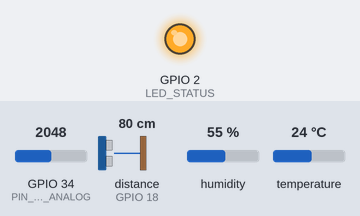
A sketch run on a simulated ESP32. On the bench: output pins drawn as LEDs (lit = HIGH). The test bench sets the inputs (shaded band); at power-on: distance to the obstacle (sensor on GPIO 18) 80 cm, GPIO 34 (PIN_MQ135_ANALOG) = 2048, humidity 55 %, temperature 24 °C. The echo pulse lasts 58.3 µs per cm; WiFi joins after 1.5 s; servers stay silent unless stated; uploads are accepted with an empty reply; not simulated (calls return 0 or success): secrets.h; pins used as bus, display or sensor lines are not drawn; what the sketch prints to the serial monitor is not drawn.

Above: at 3.7 s.
3.8 s: distance to the obstacle (sensor on GPIO 18) set to 2 cm
At 15.27 s:
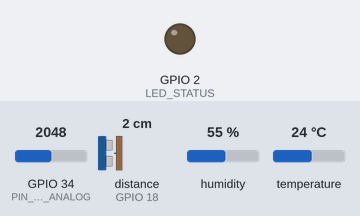
41.2 s: GPIO 34 (PIN_MQ135_ANALOG) set to 122
59.9 s: distance to the obstacle (sensor on GPIO 18) set to 9 cm
Timing chart, 0 to 76.8 s (numbered marks = the images above; inputs shaded):
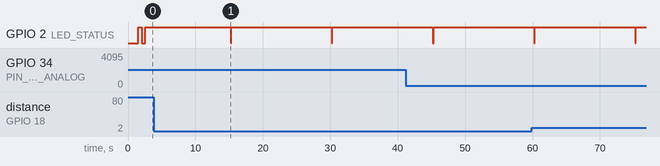

The sketch:

esp32_firmware.ino
```cpp
/*
 * ==============================================================================
 * PulseCity AI — Edge IoT Sensor Node Firmware (ESP32 / ESP8266)
 * Official Microcontroller Code for Tech Hub Africa Hackathon 2026
 *
 * Hardware Target: ESP32 DevKit v1 ($4.50 USD)
 * Supported Sensors:
 *   - MQ-135 (Air Quality / Hazardous Gas / Smoke) -> Pin GPIO 34 (ADC)
 *   - HC-SR04 (Ultrasonic Drain / Waste Bin Level) -> Trig: 5, Echo: 18
 *   - DHT22 (Temperature & Humidity for Grid Transformers) -> Pin GPIO 4
 *
 * Transmits real-time encrypted telemetry via HTTPS POST to:
 * https://pulsecity-ai.vercel.app/api/v1/telemetry/ingest
 * ==============================================================================
 */

#include <WiFi.h>
#include <WiFiClientSecure.h>
#include <HTTPClient.h>
#include <DHT.h>
#include "secrets.h" // SENSOR_TOKEN (copy secrets.h.example -> secrets.h; not committed)

// --- Network Configuration ---
const char* WIFI_SSID     = "YOUR_WIFI_SSID";
const char* WIFI_PASSWORD = "YOUR_WIFI_PASSWORD";

// --- PulseCity AI Cloud Endpoint ---
// For local testbed, use your local gateway IP (e.g., http://192.168.1.100:5173/api/v1/telemetry/ingest)
// For production, use the secured cloud ingestion gateway:
const char* API_ENDPOINT  = "https://pulsecity-ai.vercel.app/api/v1/telemetry/ingest";
const char* NODE_ID       = "ECO-01"; // "ECO-01" (Flood/Air), "TR-01" (Traffic), or "EN-01" (Grid)

// --- TLS trust anchors (public root certificates, not secrets) ---
// *.vercel.app is currently issued by Google Trust Services (WR1 -> GTS Root R1);
// ISRG Root X1 (Let's Encrypt) is kept as a fallback if the issuer changes.
static const char root_ca[] =
"-----BEGIN CERTIFICATE-----\n"
"MIIFVzCCAz+gAwIBAgINAgPlk28xsBNJiGuiFzANBgkqhkiG9w0BAQwFADBHMQsw\n"
"CQYDVQQGEwJVUzEiMCAGA1UEChMZR29vZ2xlIFRydXN0IFNlcnZpY2VzIExMQzEU\n"
"MBIGA1UEAxMLR1RTIFJvb3QgUjEwHhcNMTYwNjIyMDAwMDAwWhcNMzYwNjIyMDAw\n"
"MDAwWjBHMQswCQYDVQQGEwJVUzEiMCAGA1UEChMZR29vZ2xlIFRydXN0IFNlcnZp\n"
"Y2VzIExMQzEUMBIGA1UEAxMLR1RTIFJvb3QgUjEwggIiMA0GCSqGSIb3DQEBAQUA\n"
"A4ICDwAwggIKAoICAQC2EQKLHuOhd5s73L+UPreVp0A8of2C+X0yBoJx9vaMf/vo\n"
"27xqLpeXo4xL+Sv2sfnOhB2x+cWX3u+58qPpvBKJXqeqUqv4IyfLpLGcY9vXmX7w\n"
"Cl7raKb0xlpHDU0QM+NOsROjyBhsS+z8CZDfnWQpJSMHobTSPS5g4M/SCYe7zUjw\n"
"TcLCeoiKu7rPWRnWr4+wB7CeMfGCwcDfLqZtbBkOtdh+JhpFAz2weaSUKK0Pfybl\n"
"qAj+lug8aJRT7oM6iCsVlgmy4HqMLnXWnOunVmSPlk9orj2XwoSPwLxAwAtcvfaH\n"
"szVsrBhQf4TgTM2S0yDpM7xSma8ytSmzJSq0SPly4cpk9+aCEI3oncKKiPo4Zor8\n"
"Y/kB+Xj9e1x3+naH+uzfsQ55lVe0vSbv1gHR6xYKu44LtcXFilWr06zqkUspzBmk\n"
"MiVOKvFlRNACzqrOSbTqn3yDsEB750Orp2yjj32JgfpMpf/VjsPOS+C12LOORc92\n"
"wO1AK/1TD7Cn1TsNsYqiA94xrcx36m97PtbfkSIS5r762DL8EGMUUXLeXdYWk70p\n"
"aDPvOmbsB4om3xPXV2V4J95eSRQAogB/mqghtqmxlbCluQ0WEdrHbEg8QOB+DVrN\n"
"VjzRlwW5y0vtOUucxD/SVRNuJLDWcfr0wbrM7Rv1/oFB2ACYPTrIrnqYNxgFlQID\n"
"AQABo0IwQDAOBgNVHQ8BAf8EBAMCAYYwDwYDVR0TAQH/BAUwAwEB/zAdBgNVHQ4E\n"
"FgQU5K8rJnEaK0gnhS9SZizv8IkTcT4wDQYJKoZIhvcNAQEMBQADggIBAJ+qQibb\n"
"C5u+/x6Wki4+omVKapi6Ist9wTrYggoGxval3sBOh2Z5ofmmWJyq+bXmYOfg6LEe\n"
"QkEzCzc9zolwFcq1JKjPa7XSQCGYzyI0zzvFIoTgxQ6KfF2I5DUkzps+GlQebtuy\n"
"h6f88/qBVRRiClmpIgUxPoLW7ttXNLwzldMXG+gnoot7TiYaelpkttGsN/H9oPM4\n"
"7HLwEXWdyzRSjeZ2axfG34arJ45JK3VmgRAhpuo+9K4l/3wV3s6MJT/KYnAK9y8J\n"
"ZgfIPxz88NtFMN9iiMG1D53Dn0reWVlHxYciNuaCp+0KueIHoI17eko8cdLiA6Ef\n"
"MgfdG+RCzgwARWGAtQsgWSl4vflVy2PFPEz0tv/bal8xa5meLMFrUKTX5hgUvYU/\n"
"Z6tGn6D/Qqc6f1zLXbBwHSs09dR2CQzreExZBfMzQsNhFRAbd03OIozUhfJFfbdT\n"
"6u9AWpQKXCBfTkBdYiJ23//OYb2MI3jSNwLgjt7RETeJ9r/tSQdirpLsQBqvFAnZ\n"
"0E6yove+7u7Y/9waLd64NnHi/Hm3lCXRSHNboTXns5lndcEZOitHTtNCjv0xyBZm\n"
"2tIMPNuzjsmhDYAPexZ3FL//2wmUspO8IFgV6dtxQ/PeEMMA3KgqlbbC1j+Qa3bb\n"
"bP6MvPJwNQzcmRk13NfIRmPVNnGuV/u3gm3c\n"
"-----END CERTIFICATE-----\n"
"-----BEGIN CERTIFICATE-----\n"
"MIIFazCCA1OgAwIBAgIRAIIQz7DSQONZRGPgu2OCiwAwDQYJKoZIhvcNAQELBQAw\n"
"TzELMAkGA1UEBhMCVVMxKTAnBgNVBAoTIEludGVybmV0IFNlY3VyaXR5IFJlc2Vh\n"
"cmNoIEdyb3VwMRUwEwYDVQQDEwxJU1JHIFJvb3QgWDEwHhcNMTUwNjA0MTEwNDM4\n"
"WhcNMzUwNjA0MTEwNDM4WjBPMQswCQYDVQQGEwJVUzEpMCcGA1UEChMgSW50ZXJu\n"
"ZXQgU2VjdXJpdHkgUmVzZWFyY2ggR3JvdXAxFTATBgNVBAMTDElTUkcgUm9vdCBY\n"
"MTCCAiIwDQYJKoZIhvcNAQEBBQADggIPADCCAgoCggIBAK3oJHP0FDfzm54rVygc\n"
"h77ct984kIxuPOZXoHj3dcKi/vVqbvYATyjb3miGbESTtrFj/RQSa78f0uoxmyF+\n"
"0TM8ukj13Xnfs7j/EvEhmkvBioZxaUpmZmyPfjxwv60pIgbz5MDmgK7iS4+3mX6U\n"
"A5/TR5d8mUgjU+g4rk8Kb4Mu0UlXjIB0ttov0DiNewNwIRt18jA8+o+u3dpjq+sW\n"
"T8KOEUt+zwvo/7V3LvSye0rgTBIlDHCNAymg4VMk7BPZ7hm/ELNKjD+Jo2FR3qyH\n"
"B5T0Y3HsLuJvW5iB4YlcNHlsdu87kGJ55tukmi8mxdAQ4Q7e2RCOFvu396j3x+UC\n"
"B5iPNgiV5+I3lg02dZ77DnKxHZu8A/lJBdiB3QW0KtZB6awBdpUKD9jf1b0SHzUv\n"
"KBds0pjBqAlkd25HN7rOrFleaJ1/ctaJxQZBKT5ZPt0m9STJEadao0xAH0ahmbWn\n"
"OlFuhjuefXKnEgV4We0+UXgVCwOPjdAvBbI+e0ocS3MFEvzG6uBQE3xDk3SzynTn\n"
"jh8BCNAw1FtxNrQHusEwMFxIt4I7mKZ9YIqioymCzLq9gwQbooMDQaHWBfEbwrbw\n"
"qHyGO0aoSCqI3Haadr8faqU9GY/rOPNk3sgrDQoo//fb4hVC1CLQJ13hef4Y53CI\n"
"rU7m2Ys6xt0nUW7/vGT1M0NPAgMBAAGjQjBAMA4GA1UdDwEB/wQEAwIBBjAPBgNV\n"
"HRMBAf8EBTADAQH/MB0GA1UdDgQWBBR5tFnme7bl5AFzgAiIyBpY9umbbjANBgkq\n"
"hkiG9w0BAQsFAAOCAgEAVR9YqbyyqFDQDLHYGmkgJykIrGF1XIpu+ILlaS/V9lZL\n"
"ubhzEFnTIZd+50xx+7LSYK05qAvqFyFWhfFQDlnrzuBZ6brJFe+GnY+EgPbk6ZGQ\n"
"3BebYhtF8GaV0nxvwuo77x/Py9auJ/GpsMiu/X1+mvoiBOv/2X/qkSsisRcOj/KK\n"
"NFtY2PwByVS5uCbMiogziUwthDyC3+6WVwW6LLv3xLfHTjuCvjHIInNzktHCgKQ5\n"
"ORAzI4JMPJ+GslWYHb4phowim57iaztXOoJwTdwJx4nLCgdNbOhdjsnvzqvHu7Ur\n"
"TkXWStAmzOVyyghqpZXjFaH3pO3JLF+l+/+sKAIuvtd7u+Nxe5AW0wdeRlN8NwdC\n"
"jNPElpzVmbUq4JUagEiuTDkHzsxHpFKVK7q4+63SM1N95R1NbdWhscdCb+ZAJzVc\n"
"oyi3B43njTOQ5yOf+1CceWxG1bQVs5ZufpsMljq4Ui0/1lvh+wjChP4kqKOJ2qxq\n"
"4RgqsahDYVvTH9w7jXbyLeiNdd8XM2w9U/t7y0Ff/9yi0GE44Za4rF2LN9d11TPA\n"
"mRGunUHBcnWEvgJBQl9nJEiU0Zsnvgc/ubhPgXRR4Xq37Z0j4r7g1SgEEzwxA57d\n"
"emyPxgcYxn/eR44/KJ4EBs+lVDR3veyJm+kXQ99b21/+jh5Xos1AnX5iItreGCc=\n"
"-----END CERTIFICATE-----\n";

// --- Pin Definitions ---
const int PIN_MQ135_ANALOG    = 34; // ADC1 Channel 6
const int PIN_ULTRASONIC_TRIG = 5;  // Sonar Trigger
const int PIN_ULTRASONIC_ECHO = 18; // Sonar Echo (via 1k/2k divider)
const int PIN_DHT             = 4;  // DHT22 Digital Data Pin
const int LED_STATUS          = 2;  // Onboard Diagnostic LED

#define DHTTYPE DHT22
DHT dht(PIN_DHT, DHTTYPE);

// --- Telemetry Sampling Interval ---
const unsigned long TRANSMIT_INTERVAL_MS = 15000; // Transmit every 15 seconds
unsigned long lastTransmitTime = 0;

void setup() {
  Serial.begin(115200);
  delay(1000);
  Serial.println("\n=======================================================");
  Serial.println("  PulseCity AI — Edge IoT Sensor Node Firmware v3.0");
  Serial.println("  Hardware: ESP32-WROOM-32D / Sensors: MQ135 + JSN-SR04T + DHT22");
  Serial.println("=======================================================");

  pinMode(PIN_ULTRASONIC_TRIG, OUTPUT);
  pinMode(PIN_ULTRASONIC_ECHO, INPUT);
  pinMode(LED_STATUS, OUTPUT);

  // Initialize DHT Sensor
  dht.begin();
  Serial.println("[SENSOR] DHT22 Temperature & Humidity initialized on GPIO 4.");

  // Connect to Wi-Fi
  Serial.print("[WiFi] Connecting to SSID: ");
  Serial.println(WIFI_SSID);
  WiFi.mode(WIFI_STA);
  WiFi.begin(WIFI_SSID, WIFI_PASSWORD);

  int attempts = 0;
  while (WiFi.status() != WL_CONNECTED && attempts < 25) {
    delay(500);
    Serial.print(".");
    digitalWrite(LED_STATUS, !digitalRead(LED_STATUS));
    attempts++;
  }

  if (WiFi.status() == WL_CONNECTED) {
    digitalWrite(LED_STATUS, HIGH); // Solid ON when connected
    Serial.println("\n[WiFi] Connected successfully!");
    Serial.print("[WiFi] Node IP Address: ");
    Serial.println(WiFi.localIP());
  } else {
    Serial.println("\n[WiFi] Warning: WiFi association timed out. Will retry in loop.");
  }
}

// Read Ultrasonic Sensor Distance in Centimeters (with 30ms timeout)
float readUltrasonicDistanceCm() {
  digitalWrite(PIN_ULTRASONIC_TRIG, LOW);
  delayMicroseconds(2);
  digitalWrite(PIN_ULTRASONIC_TRIG, HIGH);
  delayMicroseconds(10);
  digitalWrite(PIN_ULTRASONIC_TRIG, LOW);

  long duration = pulseIn(PIN_ULTRASONIC_ECHO, HIGH, 30000); // 30ms max roundtrip (~5m)
  if (duration <= 0) return 999.0; // Out of range or echo lost

  return (duration * 0.0343) / 2.0;
}

// Convert MQ-135 Analog Reading (0-4095) to Estimated AQI
int readEstimatedAQI() {
  int rawAdc = analogRead(PIN_MQ135_ANALOG);
  // Calibration curve for tropical ambient atmosphere:
  // 200 ADC ~= 25 AQI (clean), 3200 ADC ~= 280 AQI (polluted)
  int aqi = map(rawAdc, 200, 3200, 25, 280);
  return constrain(aqi, 15, 500);
}

void loop() {
  unsigned long now = millis();

  // Non-blocking timer check
  if (now - lastTransmitTime >= TRANSMIT_INTERVAL_MS) {
    lastTransmitTime = now;

    if (WiFi.status() != WL_CONNECTED) {
      Serial.println("[WiFi] Link down. Reconnecting...");
      WiFi.reconnect();
      return;
    }

    // 1. Read Physical Sensor Bus
    int aqiVal = readEstimatedAQI();
    float distCm = readUltrasonicDistanceCm();

    // Read temperature and humidity from DHT22
    float tempC = dht.readTemperature();
    float humPct = dht.readHumidity();

    // Fallbacks if sensor read fails (e.g. wire disconnected during transit)
    if (isnan(tempC)) tempC = 28.5; // Tropical Accra ambient default
    if (isnan(humPct)) humPct = 78.0;

    // Odaw Canal Clearance Calibration:
    // Deck clearance = 4.5m. Distance to water = distCm / 100.
    float waterLevelMeters = 4.50 - (distCm / 100.0);
    if (waterLevelMeters < 0.1) waterLevelMeters = 0.1;
    if (waterLevelMeters > 5.0) waterLevelMeters = 5.0;

    int wasteFillPct = constrain(map((int)distCm, 100, 10, 5, 95), 0, 100);
    bool drainChoke = (distCm < 18.0 || waterLevelMeters > 3.2);

    // 2. Build Structured JSON Telemetry Payload
    String payload = "{";
    payload += "\"nodeId\":\"" + String(NODE_ID) + "\",";
    payload += "\"aqiScore\":" + String(aqiVal) + ",";
    payload += "\"waterLevelMeters\":" + String(waterLevelMeters, 2) + ",";
    payload += "\"wasteFillPercentage\":" + String(wasteFillPct) + ",";
    payload += "\"drainageChokeDetected\":" + String(drainChoke ? "true" : "false") + ",";
    payload += "\"temperatureCelsius\":" + String(tempC, 1) + ",";
    payload += "\"humidityPercentage\":" + String(humPct, 1) + ",";
    payload += "\"firmwareVersion\":\"v3.0.0-esp32-prod\",";
    payload += "\"deviceUptimeSec\":" + String(now / 1000);
    payload += "}";

    Serial.println("\n[HTTP] Transmitting Verified Telemetry Packet:");
    Serial.println(payload);

    // 3. Dispatch over TLS 1.3
    WiFiClientSecure client;
    client.setCACert(root_ca); // verify the server certificate chain

    HTTPClient https;
    if (https.begin(client, API_ENDPOINT)) {
      https.addHeader("Content-Type", "application/json");
      https.addHeader("X-Sensor-Token", SENSOR_TOKEN);

      int httpCode = https.POST(payload);

      if (httpCode > 0) {
        Serial.printf("[HTTP] Gateway Response Code: %d\n", httpCode);
        String response = https.getString();
        Serial.println("[HTTP] Ingestion Receipt:\n" + response);
        // Blink LED to indicate successful transmission
        digitalWrite(LED_STATUS, LOW);
        delay(100);
        digitalWrite(LED_STATUS, HIGH);
      } else {
        Serial.printf("[HTTP] POST failed. Error: %s\n", https.errorToString(httpCode).c_str());
      }

      https.end();
    } else {
      Serial.println("[HTTP] Failed to initialize HTTPS connection.");
    }
  }
}
```

Measured:
- by itself, GPIO 2 (LED_STATUS): alternates HIGH for 14.9 s and LOW for 0.10 s
